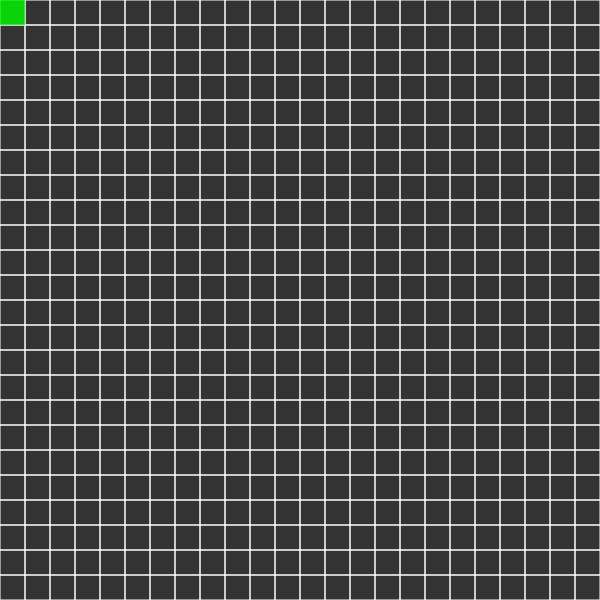
Frame 1 (no input)
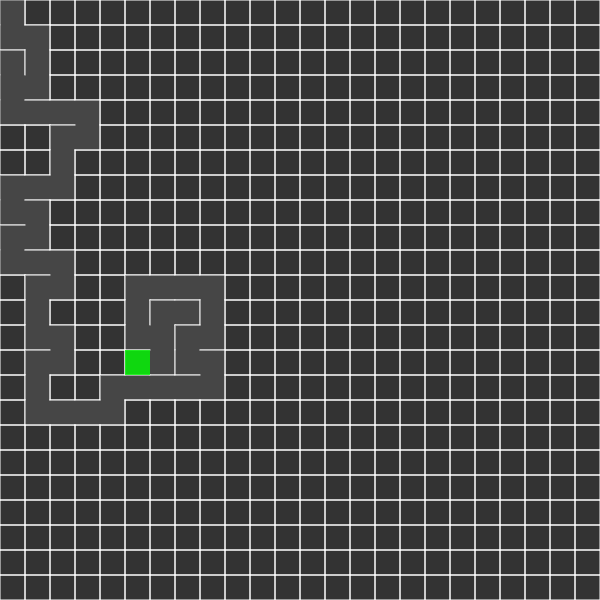
Frame 60 (no input)
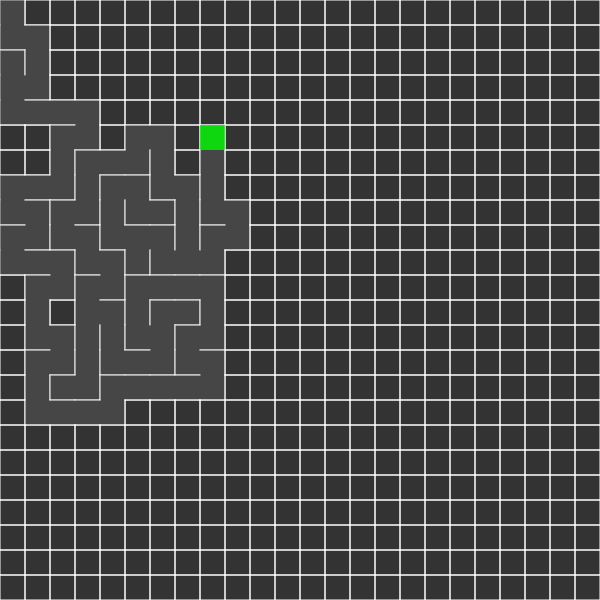
Frame 120 (the mouse pressed at the canvas centre since frame 60)

The p5.js sketch that drew these frames (run headless with seeded random() and noise() and a simulated clock; from frame 60 on, the mouse is pressed at the canvas centre):

// p5.js sketch
// ── sketch.js
var cols, rows;
var w = 25;
var grid = [];
var current;
var stack = [];

function setup() {
  createCanvas(600, 600);
  cols = floor(width/w);
  rows = floor(height/w);
  //frameRate(5);

  for (var   j = 0; j < rows; j++) {
    for (var i = 0; i < cols; i++) {
      var cell = new Cell(i, j);
      grid.push(cell);
    }
  }

  current = grid[0];
}

function draw() {
  background(51);
  for (var i = 0; i < grid.length; i++) {
    grid[i].show();
  }

  current.visited = true;
  current.highlight();
  // STEP 1
  var next = current.checkNeighbors();
  if (next) {
    next.visited = true;

    // STEP 2
    stack.push(current);

    // STEP 3
    removeWalls(current, next);

    // STEP 4
    current = next;
  } else if (stack.length > 0) {
    current = stack.pop();
  }
}

function index(i, j) {
  if (i < 0 || j < 0 || i > cols-1 || j > rows-1) {
    return -1;
  }
  return i + j * cols;
}

function removeWalls(a, b) {
  var x = a.i - b.i;
  if (x === 1) {
    a.walls[3] = false;
    b.walls[1] = false;
  } else if (x === -1) {
    a.walls[1] = false;
    b.walls[3] = false;
  }
  var y = a.j - b.j;
  if (y === 1) {
    a.walls[0] = false;
    b.walls[2] = false;
  } else if (y === -1) {
    a.walls[2] = false;
    b.walls[0] = false;
  }
}

// ── cell.js
function Cell(i, j) {
  this.i = i;
  this.j = j;
  this.walls = [true, true, true, true];
  this.visited = false;

  this.checkNeighbors = function() {
    var neighbors = [];

    var top    = grid[index(i, j -1)];
    var right  = grid[index(i+1, j)];
    var bottom = grid[index(i, j+1)];
    var left   = grid[index(i-1, j)];

    if (top && !top.visited) {
      neighbors.push(top);
    }
    if (right && !right.visited) {
      neighbors.push(right);
    }
    if (bottom && !bottom.visited) {
      neighbors.push(bottom);
    }
    if (left && !left.visited) {
      neighbors.push(left);
    }

    if (neighbors.length > 0) {
      var r = floor(random(0, neighbors.length));
      return neighbors[r];
    } else {
      return undefined;
    }
  }

  this.highlight = function() {
    var x = this.i*w;
    var y = this.j*w;
    noStroke();
    fill(0, 255, 0, 200);
    rect(x, y, w, w);
  }

  this.show = function() {
    var x = this.i*w;
    var y = this.j*w;
    stroke(255);
    if (this.walls[0]) {
      line(x, y, x + w, y);
    }
    if (this.walls[1]) {
      line(x + w, y, x + w, y + w);
    }
    if (this.walls[2]) {
      line(x + w, y + w, x, y + w);
    }
    if (this.walls[3]) {
      line(x, y + w, x, y);
    }

    if (this.visited) {
      noStroke();
      fill(100, 100, 100, 100);
      rect(x, y, w, w);
    }
  }
}
